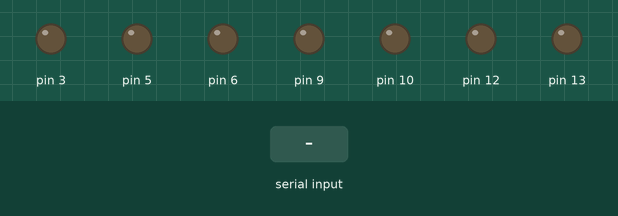
This sketch was run on a simulated Arduino Uno, built with avr-gcc and run on an emulated ATmega328P. On the bench: output pins drawn as LEDs (lit = HIGH). Inputs (shaded band) come from the test bench.

Above: at 1.2 s.
1.3 s: "f" received over Serial
At 1.7 s:
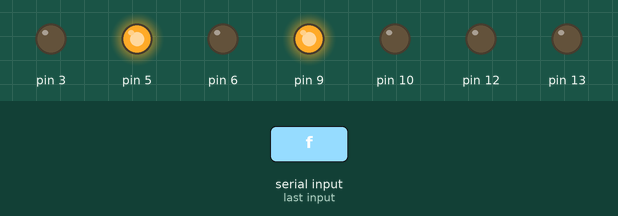
2.8 s: "b" received over Serial
At 4.0 s:
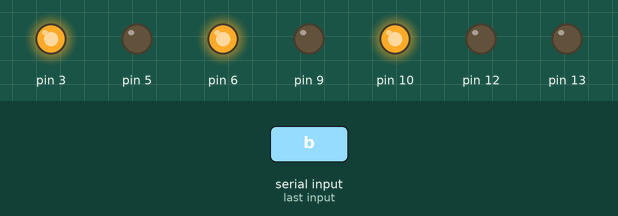
4.3 s: "l" received over Serial
At 5.2 s:
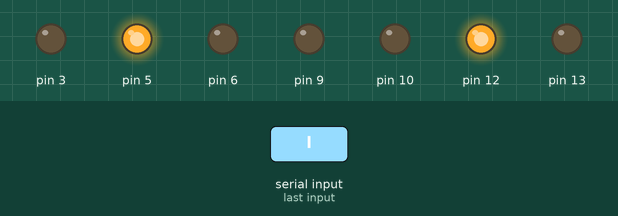
5.8 s: "r" received over Serial
At 6.3 s:
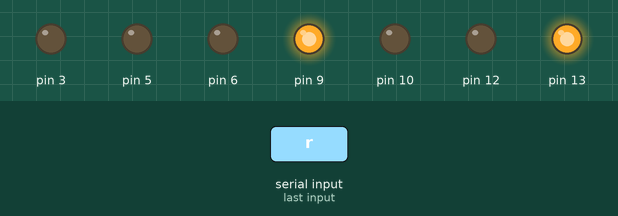
Timing chart, 0 to 8.3 s (numbered marks = the images above; inputs shaded):
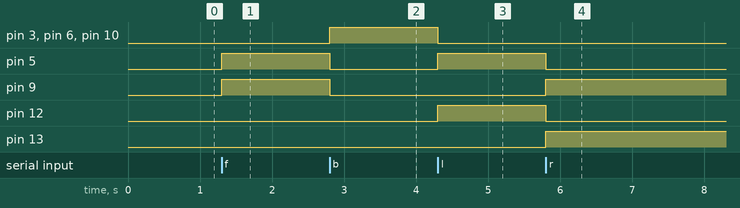

Measured:
- after the input at 1.3 s, pin 5, pin 9: LOW → HIGH at once
- after the input at 2.8 s, pin 3, pin 6, pin 10: LOW → HIGH at once; pin 5, pin 9: HIGH → LOW at once
- after the input at 4.3 s, pin 3, pin 6, pin 10: HIGH → LOW at once; pin 5, pin 12: LOW → HIGH at once
- after the input at 5.8 s, pin 5, pin 12: HIGH → LOW at once; pin 9, pin 13: LOW → HIGH at once

The sketch:

car.ino
```cpp
void setup()
{
  pinMode(5, OUTPUT);
  pinMode(6, OUTPUT);
  pinMode(9, OUTPUT);
  pinMode(10, OUTPUT);
  pinMode(3, OUTPUT);
  pinMode(12, OUTPUT);
  pinMode(13, OUTPUT);
  Serial.begin(9600);
}
int income=0;
void loop()
{
  if(Serial.available()>0)
  {
    income=Serial.read();
    switch(income)
    {
      case 'f':
           forward();
           break;
      case 'b':
           backward();
           break;
      case 'l':
           left();
           break;
      case 'r':
           right();
           break;
      default: break;
    }
  }
}
void forward()
{
     digitalWrite(5,HIGH);
     digitalWrite(6,LOW);
     digitalWrite(9,HIGH);
     digitalWrite(10,LOW);
     digitalWrite(3,LOW);
     digitalWrite(12,LOW);
     digitalWrite(13,LOW);
}
void backward()
{
     digitalWrite(5,LOW);
     digitalWrite(6,HIGH);
     digitalWrite(9,LOW);
     digitalWrite(10,HIGH);
     digitalWrite(3,HIGH);
     digitalWrite(12,LOW);
     digitalWrite(13,LOW);
}
void left()
{
     digitalWrite(5,HIGH);
     digitalWrite(6,LOW);
     digitalWrite(9,LOW);
     digitalWrite(10,LOW);
     digitalWrite(3,LOW);
     digitalWrite(13,LOW);
     digitalWrite(12,HIGH);
}
void right()
{
     digitalWrite(5,LOW);
     digitalWrite(6,LOW);
     digitalWrite(9,HIGH);
     digitalWrite(10,LOW);
     digitalWrite(3,LOW);
     digitalWrite(12,LOW);
     digitalWrite(13,HIGH);
}
```
